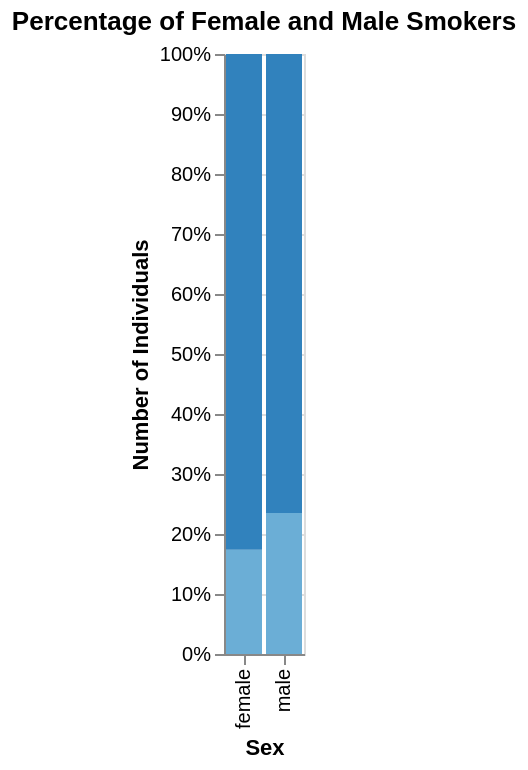

Notebook code cell kept with this figure:
### Markdown cell above
## #observable102. Color Schemes (beyond the defaults)
{points: 1}

In the worksheet and this tutorial, you have seen the same colours again and again. These are from the default `altair` color scheme, which is an effective choice in most cases. But what if you want different colors? There are other color palettes available in Altair and you can change the color scheme by specifying its name as a string inside `scale(scheme='...')`. 

The documentation lists [all the available color schemes](https://vega.github.io/vega/docs/schemes/) and describes what type of data each color scheme is useful for (categorical, sequential, diverging, cyclic). The default categorical colormap used in Altair is "Tableau10", which consists of 10 colors and starts with blue, orange, and red. You can also [create your own color scheme](https://altair-viz.github.io/user_guide/customization.html#color-domain-and-range) by supplying the names of the individual colors you want to use (there is [a lot of color names to choose from](https://stackoverflow.com/questions/22408237/named-colors-in-matplotlib/37232760#37232760)).

Use the chart you created in Q1.10 and change the color scheme to your favourite from the documentation page linked above. Remember that instead of recreating the entire chart from scratch, you can use the `bar_plot` variable you already created and re-encode only the color channel using the same variable `smoker`, but a different color scheme (it is also fine if you prefer to copy all the code). Optionally, you can also use this [color blindness simulator](https://www.color-blindness.com/coblis-color-blindness-simulator/) to check if your visualization is color blind friendly.

*Assign your answer to an object called `bar_plot_colorscheme`.*

### Code cell
bar_plot_colorscheme = bar_plot.encode(
    color=alt.Color('smoker:N')
        .scale(scheme='category20c')
        .legend(None)
)

bar_plot_colorscheme

### Figure 1 — Vega specification as saved in the notebook (floating-point values rounded to 4 significant figures)
{"$schema": "https://vega.github.io/schema/vega/v5.json", "data": [{"name": "source_0", "values": [{"__count_end": 0.1737, "__count_start": 0.0, "sex": "female", "smoker": "yes"}, {"__count_end": 1.0, "__count_start": 0.2352, "sex": "male", "smoker": "no"}, {"__count_end": 1.0, "__count_start": 0.1737, "sex": "female", "smoker": "no"}, {"__count_end": 0.2352, "__count_start": 0.0, "sex": "male", "smoker": "yes"}]}, {"name": "source_0_x_domain_sex", "values": [{"sex": "female"}, {"sex": "male"}]}, {"name": "source_0_color_domain_smoker", "values": [{"smoker": "yes"}, {"smoker": "no"}]}], "signals": [{"name": "x_step", "value": 20}, {"name": "width", "update": "bandspace(domain('x').length, 0.1, 0.05) * x_step"}], "marks": [{"type": "rect", "name": "marks", "from": {"data": "source_0"}, "encode": {"update": {"x": {"field": "sex", "scale": "x"}, "width": {"signal": "max(0.25, bandwidth('x'))"}, "y": {"field": "__count_end", "scale": "y"}, "fill": {"field": "smoker", "scale": "color"}, "y2": {"field": "__count_start", "scale": "y"}}}, "style": ["bar"]}], "scales": [{"name": "x", "type": "band", "domain": {"data": "source_0_x_domain_sex", "field": "sex", "sort": true}, "range": {"step": {"signal": "x_step"}}, "paddingOuter": 0.05, "paddingInner": 0.1}, {"name": "y", "type": "linear", "domain": [0, 1], "range": [{"signal": "height"}, 0], "nice": true, "zero": true}, {"name": "color", "type": "ordinal", "domain": {"data": "source_0_color_domain_smoker", "field": "smoker", "sort": true}, "range": {"scheme": "category20c"}}], "axes": [{"scale": "y", "minExtent": 0, "gridScale": "x", "grid": true, "labels": false, "aria": false, "maxExtent": 0, "orient": "left", "tickCount": {"signal": "ceil(height/40)"}, "ticks": false, "domain": false, "zindex": 0}, {"scale": "x", "labelAlign": "right", "zindex": 0, "orient": "bottom", "labelAngle": 270, "labelBaseline": "middle", "grid": false, "title": "Sex"}, {"scale": "y", "orient": "left", "title": "Number of Individuals", "grid": false, "zindex": 0, "labelOverlap": true, "tickCount": {"signal": "ceil(height/40)"}, "format": ".0%"}], "title": {"text": "Percentage of Female and Male Smokers", "frame": "group"}, "background": "white", "padding": 5, "style": "cell", "height": 300}
